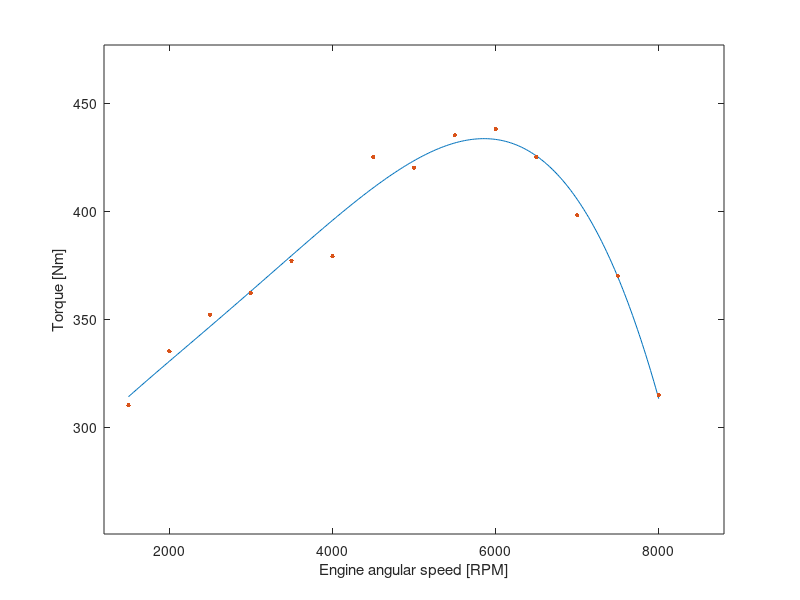

MATLAB code for this plot: (Note: this script raises an error after producing the figure.)
%% Powertrain Model HP390 %%
clear powertrain;%clc;

name = '390HP';

% Type (Combustion-0/Electric-1)
pwt.type = 0;

% Engine
% Initial values
    pwt.ni = [1500 2000 2500 3000 3500 4000 4500 5000 5500 6000 6500 7000 7500 8000]; % Initial n values [rpm]
    pwt.torquei = [310 335 352 362 377 379 425 420 435 438 425 398 370 315]; % Initial torque values [Nm]
% Min and Max n [rpm]
pwt.min_n = min(pwt.ni); % Minimum engine angular velocity [rpm]
pwt.max_n = max(pwt.ni); % Maximum engine angular velocity [rpm]
% Engine curves
pwt.interp_coef = polyfit(pwt.ni,pwt.torquei,4); % Interpolation coefficients
pwt.n = [pwt.min_n:20:pwt.max_n]; % Engine angular velocity [rpm]
pwt.torque =  polyval(pwt.interp_coef,pwt.n); % Engine torque [Nm]
pwt.power = pwt.torque.*pwt.n*(2*pi/60)/1000; % Engine power [kW]

% Gearbox
pwt.gear_i_r = [1.108 0.625 0.454 0.361 0.277 0.239];
pwt.diff = [3.44 3.44 3.44 3.44 3.44 3.44];
pwt.gear_r = pwt.gear_i_r.*pwt.diff;

% Fuel
pwt.fuel_cons_ratio = 0.5; % Fuel Consumption [L/km]
pwt.fuel_tank = 100; % Fuel tank [L] 

% Matrix calculus
    v = [0:1:10000];
    R = 14*25.4/1000;
    wo = v*(60/(2*pi))/R;
    wi(1:length(pwt.gear_r),1) = 0;
    i = 2;
    j = 1;
   while j <= length(pwt.gear_r)
        while wi(j,i-1) < pwt.max_n
            w_i = wo(i)*pwt.gear_r(j);
            wi(j,i) = w_i;
            i = i+1;
        end
        if w_i > pwt.max_n
            wi(j,i-1) = 0;
        end
        j = j+1;
        i = 2;
   end

pwt.n_matrix = wi; % Engine angular speed matrix (x-Speed [km/h], y-n [RPM])
pwt.n_lim_change = 7000; % n gear change upshift [rpm]
pwt.n_lim_reduce = 5000; % n gear change downshift [rpm]

% Gear change map calculus
    gear_change = 0;
    n_change = pwt.n_lim_change;
    i = 2;
    gear = 1;
    while i <= length(wi)
        if wi(gear,i-1) > n_change
            gear = gear+1;
            gear_change(i-1) = gear;
            if gear > length(wi(:,1))
                gear = length(wi(:,1));
                gear_change(i-1) = gear;
            end
        end
        gear_change(i) = gear;
        i = i+1;
    end
v = v(1:length(wi(1,:)));
pwt.gear_matrix = gear_change;

% GRAPHS
figure('Name','PWT.Power & Torque','NumberTitle','off')
plot(pwt.n,pwt.torque);hold on;
plot(pwt.ni,pwt.torquei,'.','MarkerSize',10)
xlim([pwt.min_n*0.8 pwt.max_n*1.1]);ylim([min(pwt.torque)*0.8 max(pwt.torque)*1.1]);
xlabel('Engine angular speed [RPM]');ylabel('Torque [Nm]');
yyaxis right
plot(pwt.n,pwt.power);
ylabel('Power [kW]')
title('Engine power & torque')

figure('Name','PWT.Gear change map','NumberTitle','off')
subplot(2,1,1)
plot(v,wi(1,:));hold on
plot(v,wi(2,:));
plot(v,wi(3,:));
plot(v,wi(4,:));
plot(v,wi(5,:));
plot(v,wi(6,:));
legend('g1','g2','g3','g4','g5','g6')
xlabel('Speed [km/h]');ylabel('Engine angular speed [RPM]');
title('Gear change map')
subplot(2,1,2)
plot(v,gear_change);
ylim([0 7]);
xlabel('Speed [km/h]');ylabel('Gear [-]');

% Torque and Force
gear_r = pwt.gear_r;
vx = [0:1:1000];
w_o = vx*(60/(2*pi))/R;

wi(1:length(gear_r),1) = 0;

n = pwt.ni;
torque = pwt.torquei;
p1 = polyfit(n,torque,4);
torque_i = polyval(p1,n);
power_i = torque_i.*n*(2*pi/60)/1000;

i = 2;
j = 1;
while j <= length(gear_r)
    while wi(j,i-1) < max(n)
        w_i = w_o(i).*gear_r(j);
        torque_m(j,i) = polyval(p1,w_i);
        torque_w(j,i) = torque_m(j,i).*gear_r(j);
        Fx_w(j,i) = torque_w(j,i).*pwt.diff(j)/R;
        wi(j,i) = w_i;
        i = i+1;
    end
    if w_i > max(n)
        wi(j,i-1) = 0;
        torque_m(j,i-1) = 0;
        torque_w(j,i-1) = 0;
        Fx_w(j,i-1) = 0;
    end
    i = 2;
    j = j+1;
end
vx = vx(1:length(wi));

figure('Name','PWT.Torque per gear','NumberTitle','off')
subplot(2,1,1)
plot(vx,torque_m(1,:));hold on
plot(vx,torque_m(2,:));
plot(vx,torque_m(3,:));
plot(vx,torque_m(4,:));
plot(vx,torque_m(5,:));
plot(vx,torque_m(6,:));
legend('g1','g2','g3','g4','g5','g6')
xlabel('Speed [km/h]');ylabel('Torque Motor [Nm]');
title('Torque per gear')
subplot(2,1,2)
plot(vx,torque_w(1,:));hold on
plot(vx,torque_w(2,:));
plot(vx,torque_w(3,:));
plot(vx,torque_w(4,:));
plot(vx,torque_w(5,:));
plot(vx,torque_w(6,:));
legend('g1','g2','g3','g4','g5','g6')
xlabel('Speed [km/h]');ylabel('Torque Wheel [Nm]');

figure('Name','PWT.Fx per gear','NumberTitle','off')
plot(vx,Fx_w(1,:));hold on
plot(vx,Fx_w(2,:));
plot(vx,Fx_w(3,:));
plot(vx,Fx_w(4,:));
plot(vx,Fx_w(5,:));
plot(vx,Fx_w(6,:));
legend('g1','g2','g3','g4','g5','g6')
xlabel('Speed [km/h]');ylabel('Fx_w [N]');
title('Longitudinal force per gear')

